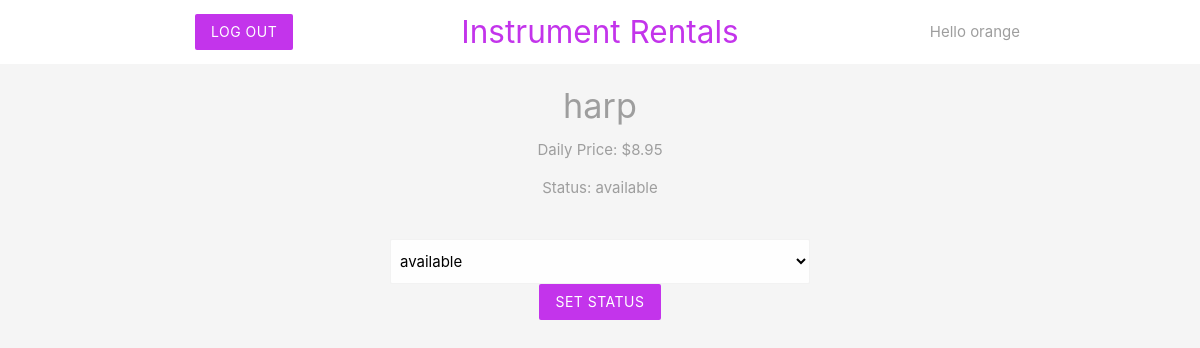
/inst_details.php?id=9 (signed in), run on an earlier commit of the app's database.
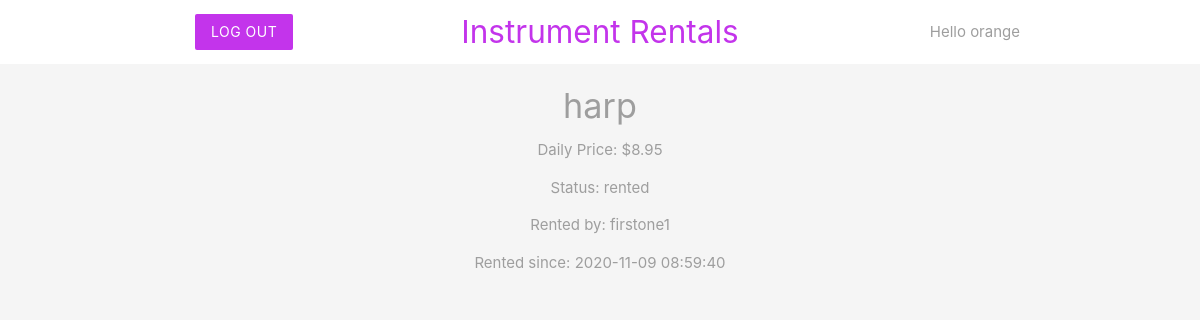
And on a later commit of the database.
### tables this page shows
CREATE TABLE `instrument` (
  `inst_id` int(11) NOT NULL,
  `name` varchar(255) NOT NULL,
  `date_posted` datetime DEFAULT NULL,
  `price` decimal(10,2) NOT NULL,
  `status` enum('available','hidden','rented') NOT NULL DEFAULT 'hidden',
  `rent_time` datetime DEFAULT NULL,
  `owner_username` varchar(32) NOT NULL,
  `renter_username` varchar(32) DEFAULT NULL
);

### inst_details.php (the view, shortened to what this page needs)
<?php
	$illegal = false;
	include('db_connection.php');
	if(isset($_GET['id'])) {
		$id = mysqli_real_escape_string($conn, $_GET['id']);
		$sql = "SELECT * FROM instrument WHERE inst_id = $id";
		$result = mysqli_query($conn, $sql);
		$instrument = mysqli_fetch_assoc($result);
	}
 ?>
 <!DOCTYPE html>
 <html>
 <?php include 'inst_header2.php'; ?>
<div class="container center grey-text">
	<?php if($instrument && !$illegal): ?>
		<h4><?php echo htmlspecialchars($instrument['name']); ?></h4>
		<p>Daily Price: $<?php echo htmlspecialchars($instrument['price']); ?></p>
		<p>Status: <?php echo htmlspecialchars($instrument['status']); ?></p>
		<?php if (!empty($instrument['renter_username'])) { ?>
			<p>Rented by: <?php echo htmlspecialchars($instrument['renter_username']); ?></p>
			<p>Rented since: <?php echo date($instrument['rent_time']); ?></p>
		<?php } ?>
		<?php if(strcmp($instrument['status'], 'rented') != 0) { ?>
		<form action="inst_details.php" method="POST">
			<select name="status" class="browser-default">
				<option value="available">available</option>
			</select>
			<input type="submit" name="new_status" value="set status" class="btn btnback z-depth-0">
		</form>
	<?php } ?>
		<?php else: ?>
			<h5>No such instrument exists!</h5>
		<?php endif; ?>
</div>
 </html>

What changed in the data, as far as the page shows it:
changed instrument "harp": status "available" → "rented"; renter_username (not shown) → "firstone1"; rent_time (not shown) → "2020-11-09 08:59:40"
Also different on the page:
form field status: "available" → (not shown)
form field new_status: "set status" → (not shown)
text now shown: "Rented by: Rented since:"
